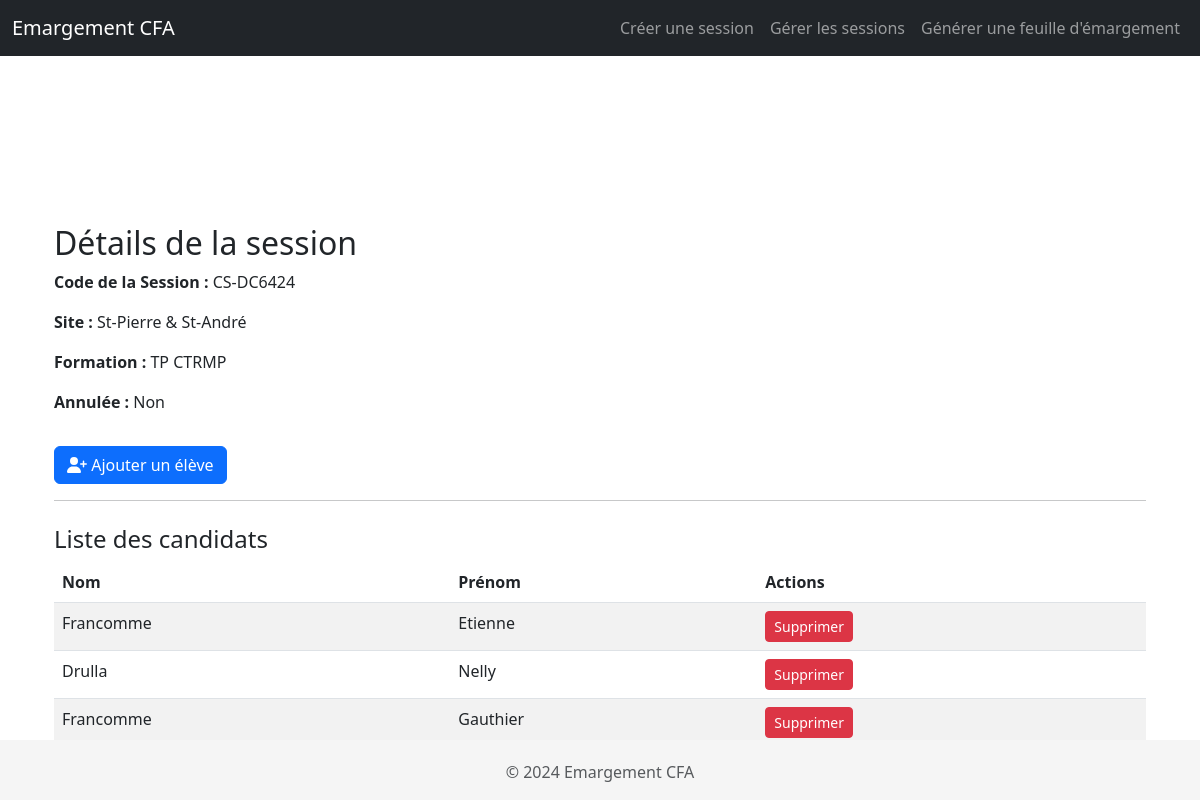
Screenshot of /session/3 with the database file from the repository.
### app.py (models this page shows, shortened)
class Session(db.Model):
    __tablename__ = 'session'
    id = db.Column(db.Integer, primary_key=True)
    code_session = db.Column(db.String(50), nullable=False, unique=True, default=lambda: f"CS-{uuid.uuid4().hex[:6].upper()}")
    site = db.Column(db.String(100), nullable=False)
    formation = db.Column(db.String(200), nullable=False)
    annule = db.Column(db.Boolean, default=False)
    candidats = db.relationship('Candidate', back_populates='session', lazy=True, cascade="all, delete-orphan")
    periodes = db.relationship('Periode', back_populates='session', lazy=True, cascade="all, delete-orphan")

class Candidate(db.Model):
    __tablename__ = 'candidate'
    id = db.Column(db.Integer, primary_key=True)
    nom = db.Column(db.String(100), nullable=False)
    prenom = db.Column(db.String(100), nullable=False)
    session_id = db.Column(db.Integer, db.ForeignKey('session.id'), nullable=False)
    session = db.relationship('Session', back_populates='candidats')

### app.py (the view)
@app.route('/session/<int:session_id>', methods=['GET'])
def session_details(session_id):
    session_obj = Session.query.get_or_404(session_id)
    candidates = session_obj.candidats
    return render_template('session_details.html', session=session_obj, candidates=candidates)

### templates/session_details.html (shortened to what this page needs)
{% extends "base.html" %}
{% block content %}
<div class="container mt-4">
    <h2>Détails de la session</h2>
    <p><strong>Code de la Session :</strong> {{ session.code_session }}</p>
    <p><strong>Site :</strong> {{ session.site }}</p>
    <p><strong>Formation :</strong> {{ session.formation }}</p>
    <p><strong>Annulée :</strong> {{ 'Oui' if session.annule else 'Non' }}</p>
    <button class="btn btn-primary mt-3" type="button" data-bs-toggle="collapse" data-bs-target="#addCandidateForm" aria-expanded="false" aria-controls="addCandidateForm">
        <i class="fas fa-user-plus"></i> Ajouter un élève
    </button>
    <hr>
    <h4 class="mt-4">Liste des candidats</h4>
    {% if candidates %}
    <table class="table table-striped">
        <thead>
            <tr>
                <th>Nom</th>
                <th>Prénom</th>
                <th>Actions</th>
            </tr>
        </thead>
        <tbody>
            {% for candidat in candidates %}
            <tr>
                <td>{{ candidat.nom }}</td>
                <td>{{ candidat.prenom }}</td>
                <td>
                    <form action="{{ url_for('delete_candidate', candidate_id=candidat.id) }}" method="POST" style="display: inline;">
                        <button type="submit" class="btn btn-danger btn-sm" onclick="return confirm('Êtes-vous sûr de vouloir supprimer ce candidat ?');">Supprimer</button>
                    </form>
                </td>
            </tr>
            {% endfor %}
        </tbody>
    </table>
    {% else %}
    <p>Aucun candidat dans cette session.</p>
    {% endif %}
    <a href="{{ url_for('list_sessions') }}" class="btn btn-secondary">Retour aux sessions</a>
</div>
{% endblock %}

### templates/base.html (style rules this page uses)
body { padding-top: 200px; }

### rows the page displays
Candidate: nom "Francomme", prenom "Etienne"
Candidate: nom "Drulla", prenom "Nelly"
Candidate: nom "Francomme", prenom "Gauthier"

### other values shown
{{ session.code_session }} "CS-DC6424"
{{ session.site }} "St-Pierre & St-André"
{{ session.formation }} "TP CTRMP"
{{ 'Oui' if session.annule else 'Non' }} "Non"
